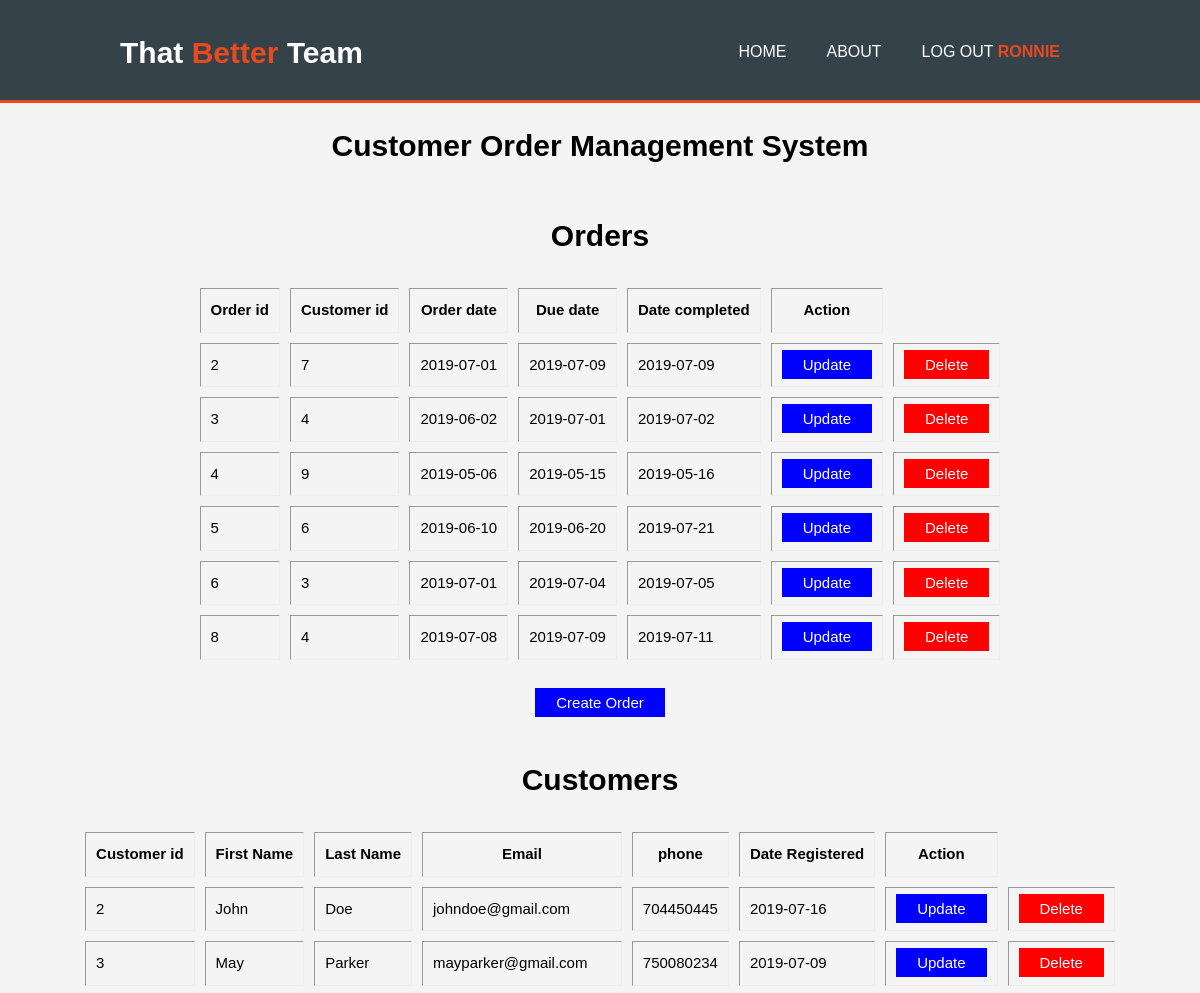
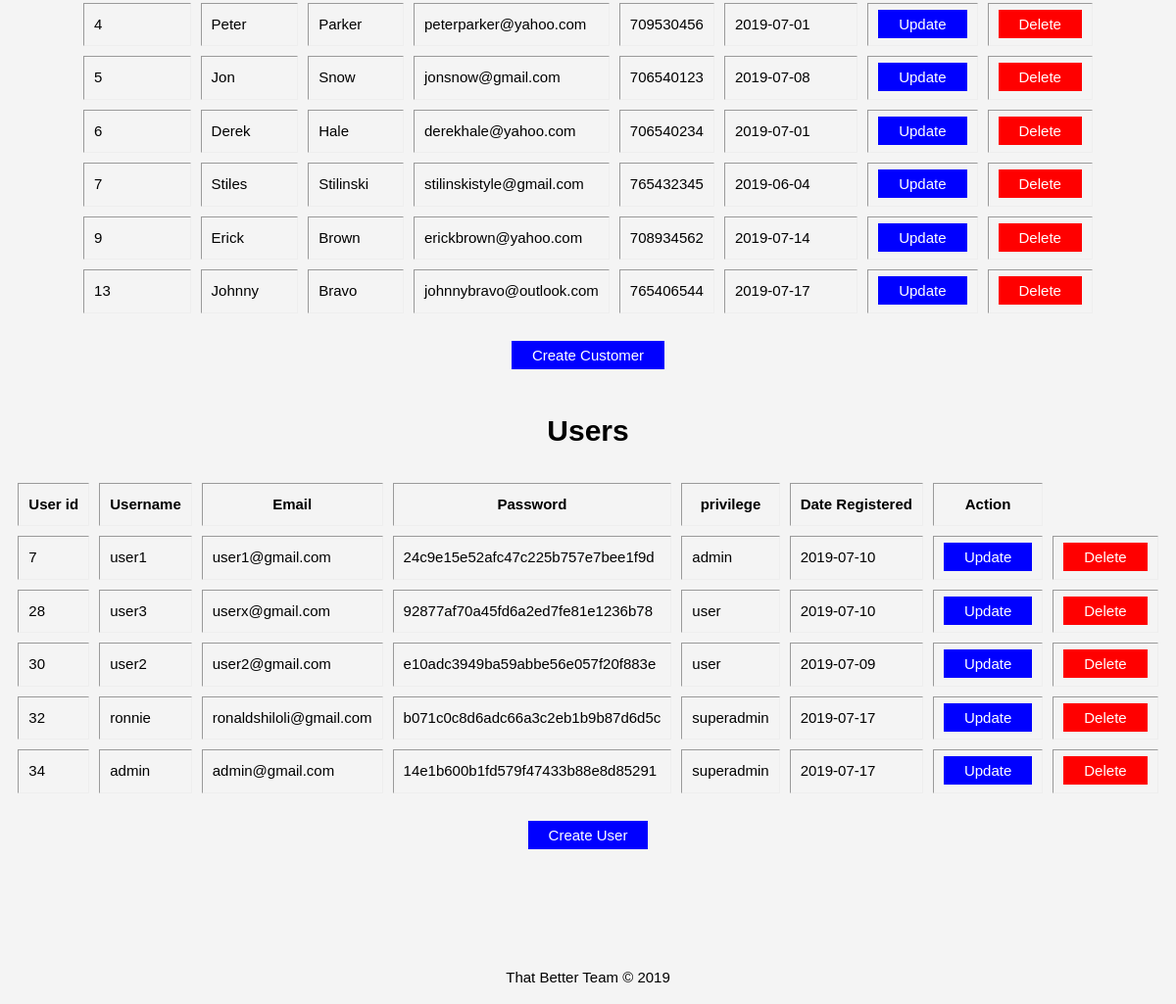
Page /home.php (signed in) on the committed database (2 pictures, top to bottom).
### tables this page shows
CREATE TABLE `orders` (
  `order_id` int(11) NOT NULL,
  `customer_id` int(11) NOT NULL,
  `order_date` date NOT NULL,
  `due_date` date NOT NULL,
  `date_completed` date DEFAULT NULL
);

CREATE TABLE `customers` (
  `customer_id` int(11) NOT NULL,
  `fname` varchar(20) NOT NULL,
  `lname` varchar(20) NOT NULL,
  `email` varchar(30) NOT NULL,
  `phone` int(10) NOT NULL,
  `date_registered` date NOT NULL
);

CREATE TABLE `users` (
  `user_id` int(11) NOT NULL,
  `username` varchar(20) NOT NULL,
  `email` varchar(30) NOT NULL,
  `password` varchar(50) NOT NULL,
  `privilege` varchar(10) NOT NULL,
  `date_registered` date NOT NULL
);

### functions.php (called while the page is built, shortened)
<?php
  require_once 'dbconnection.php';
        $sql = "SELECT * FROM customers;";
        $custOrderResult = $conn->query($sql);
      $sql = "SELECT * FROM orders;";
      $readOrderResult = $conn->query($sql);
      $sql = "SELECT * FROM users;";
      $Result = $conn->query($sql);
 ?>

### home.php (the view)
<?php include_once 'header.php'; ?>
  <body>
<?php
      if (isset($_SESSION['user']) && isset($_SESSION['privilege'])) {
?>
  <h1><center>Customer Order Management System
    <br><br>
                      Orders
  </center></h1>
  <center> <table border="2" cellpadding='10' cellspacing='10'class="read">
    <thead>
      <th>Order id</th>
      <th>Customer id</th>
      <th>Order date</th>
      <th>Due date</th>
      <th>Date completed</th>
      <th>Action</th>
    </thead>
    <tbody>
      <?php while ($Orders = $readOrderResult->fetch_assoc()) {
       ?>
       <tr>
         <td><?php echo $Orders['order_id']; ?></td>
         <td><?php echo $Orders['customer_id']; ?></td>
         <td><?php echo $Orders['order_date']; ?></td>
         <td><?php echo $Orders['due_date']; ?></td>
         <td><?php echo $Orders['date_completed']; ?></td>
         <td> <a href="order.php?id=<?php echo $Orders['order_id']; ?>&Update=true" class="updateBtn">Update</a> </td>
         <td> <a href="order.php?id=<?php echo $Orders['order_id']; ?>&Delete=true" class="deleteBtn">Delete</a> </td>
       </tr>
       <?php
          }
        ?>
    </tbody>
  </table>  </center>
  <br>
  <center><a href="order.php" class="updateBtn">Create Order </a></center>
  <br>
    <center><h1>Customers</h1></center>
    <center> <table border="1" cellpadding='10' cellspacing='10' class="read">
      <thead>
        <th>Customer id</th>
        <th>First Name</th>
        <th>Last Name</th>
        <th>Email</th>
        <th>phone</th>
        <th>Date Registered</th>
        <th>Action</th>
      </thead>
      <tbody>
        <?php while ($customers = $custOrderResult->fetch_assoc()) {
         ?>
         <tr>
           <td><?php echo $customers['customer_id']; ?></td>
           <td><?php echo $customers['fname']; ?></td>
           <td><?php echo $customers['lname']; ?></td>
           <td><?php echo $customers['email']; ?></td>
           <td><?php echo $customers['phone']; ?></td>
           <td><?php echo $customers['date_registered']; ?></td>
           <td> <a href="customer.php?id=<?php echo $customers['customer_id']; ?>&Update=true" class="updateBtn">Update</a> </td>
           <td> <a href="customer.php?id=<?php echo $customers['customer_id']; ?>&Delete=true" class="deleteBtn">Delete</a> </td>
         </tr>
         <?php
            }
          ?>
      </tbody>
    </table>  </center>
    <br>
    <center><a href="customer.php" class="updateBtn">Create Customer </a></center>
    <br>
    <?php
          if ($_SESSION['privilege'] == "admin" || $_SESSION['privilege'] == "superadmin") {
    ?>
      <center><h1>Users</h1></center>
      <center> <table border="1" cellpadding='10' cellspacing='10'  class="read">
        <thead>
          <th>User id</th>
          <th>Username</th>
          <th>Email</th>
          <th>Password</th>
          <th>privilege</th>
          <th>Date Registered</th>
          <th>Action</th>
        </thead>
        <tbody>
          <?php while ($users = $Result->fetch_assoc()) {
           ?>
           <tr>
             <td><?php echo $users['user_id']; ?></td>
             <td><?php echo $users['username']; ?></td>
             <td><?php echo $users['email']; ?></td>
             <td><?php echo $users['password']; ?></td>
             <td><?php echo $users['privilege']; ?></td>
             <td><?php echo $users['date_registered']; ?></td>
             <td> <a href="user.php?id=<?php echo $users['user_id']; ?>&Update=true" class="updateBtn">Update</a> </td>
             <td> <a href="user.php?id=<?php echo $users['user_id']; ?>&Delete=true" class="deleteBtn">Delete</a> </td>
           </tr>
           <?php
              }
            ?>
        </tbody>
      </table>  </center>
      <br>
      <center><a href="user.php" class="updateBtn">Create User </a></center>
      <br>
      <?php
    }
       ?>
      <?php
       }else {
         echo "<center><h1> Please login to continue<center><h1>";
       }
        ?>
<?php include_once 'footer.php'; ?>

### header.php (shortened to what this page needs)
<?php include_once 'functions.php';
?>
<!DOCTYPE html>
<html lang="en" dir="ltr">
  <head>
    <link rel="stylesheet" href="./css/tbt.css">
  </head>
    <header>
      <div class="container">
        <div class="logo">
          <h1>That <span>Better</span> Team</h1>
        </div>
        <div class="menu">
          <nav class="navbar">
          <ul>
            <?php if (isset($_SESSION['user'])): ?>
              <li><a href="home.php">Home</a></li>
              <li><a href="about.php">About</a></li>
              <li><a href="logout.php">Log Out <span class="user"><?php echo @$_SESSION['user']; $_SESSION['logout']=true; ?></span></a></li>
            <?php else: ?>
            <li><a href="about.php">About</a></li>
            <li><a href="login.php">Log In</a></li>
          <?php endif; ?>
          </ul>
            </nav>
        </div>
    </header>

### footer.php (shortened to what this page needs)
<footer>
  <p>That Better Team &copy; 2019</p>
</footer>
</body>
</html>
<link rel="stylesheet" href="./css/tbt.css">

### css/tbt.css (style rules this page uses)
body { margin: 0; padding: 0; background-color: #f4f4f4; font: 15px/1.5 arial,helvetica,sans-serif; }
.container { width: 80%; margin: auto; overflow: hidden; }
header { background: #35424a; color: #ffffff; min-height: 70px; padding-top: 30px; border-bottom: #e8491d 3px solid; }
header nav { color: #ffffff; float: right; margin-top: 10px; }
header .logo { float: left; }
header .logo h1 { margin: 0; }
header .menu { float: right; }
header a { text-decoration: none; color: #ffffff; text-transform: uppercase; font-size: 16px; }
header ul { margin: 0; padding: 0; }
header ul li { float: left; display: inline; padding: 0 20px 0 20px; }
header span { color: #e8491d; font-weight: bold; }
.read { border:none; }
.deleteBtn { text-decoration: none; background-color: red; color: white; padding: 5px 20px 5px 20px; border: 1px solid red; }
.updateBtn { text-decoration: none; background-color: blue; color: white; padding: 5px 20px 5px 20px; border: 1px solid blue; }
footer { margin-top: 100px; text-align: center; }

### rows in the picture
orders: order_id "2", customer "7", order_date "2019-07-01", due_date "2019-07-09", date_completed "2019-07-09"
orders: order_id "3", customer "4", order_date "2019-06-02", due_date "2019-07-01", date_completed "2019-07-02"
orders: order_id "4", customer "9", order_date "2019-05-06", due_date "2019-05-15", date_completed "2019-05-16"
orders: order_id "5", customer "6", order_date "2019-06-10", due_date "2019-06-20", date_completed "2019-07-21"
orders: order_id "6", customer "3", order_date "2019-07-01", due_date "2019-07-04", date_completed "2019-07-05"
orders: order_id "8", customer "4", order_date "2019-07-08", due_date "2019-07-09", date_completed "2019-07-11"
customers: customer_id "2", fname "John", lname "Doe", email "johndoe@gmail.com", phone "704450445", date_registered "2019-07-16"
customers: customer_id "3", fname "May", lname "Parker", email "mayparker@gmail.com", phone "750080234", date_registered "2019-07-09"
customers: customer_id "4", fname "Peter", lname "Parker", email "peterparker@yahoo.com", phone "709530456", date_registered "2019-07-01"
customers: customer_id "5", fname "Jon", lname "Snow", email "jonsnow@gmail.com", phone "706540123", date_registered "2019-07-08"
customers: customer_id "6", fname "Derek", lname "Hale", email "derekhale@yahoo.com", phone "706540234", date_registered "2019-07-01"
customers: customer_id "7", fname "Stiles", lname "Stilinski", email "stilinskistyle@gmail.com", phone "765432345", date_registered "2019-06-04"
customers: customer_id "9", fname "Erick", lname "Brown", email "erickbrown@yahoo.com", phone "708934562", date_registered "2019-07-14"
customers: customer_id "13", fname "Johnny", lname "Bravo", email "johnnybravo@outlook.com", phone "765406544", date_registered "2019-07-17"
users: user_id "7", username "user1", email "user1@gmail.com", password "24c9e15e52afc47c225b757e7bee1f9d", privilege "admin", date_registered "2019-07-10"
users: user_id "28", username "user3", email "userx@gmail.com", password "92877af70a45fd6a2ed7fe81e1236b78", privilege "user", date_registered "2019-07-10"
users: user_id "30", username "user2", email "user2@gmail.com", password "e10adc3949ba59abbe56e057f20f883e", privilege "user", date_registered "2019-07-09"
users: user_id "32", username "ronnie", email "ronaldshiloli@gmail.com", password "b071c0c8d6adc66a3c2eb1b9b87d6d5c", privilege "superadmin", date_registered "2019-07-17"
users: user_id "34", username "admin", email "admin@gmail.com", password "14e1b600b1fd579f47433b88e8d85291", privilege "superadmin", date_registered "2019-07-17"
